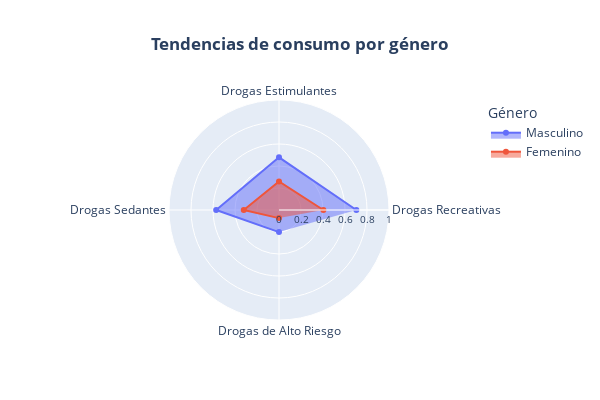

Notebook source saved alongside this figure:
### Code cell
categories1 = ['Drogas Recreativas', 'Drogas Estimulantes', 'Drogas Sedantes', 'Drogas de Alto Riesgo']

fig = go.Figure()

fig.add_trace(go.Scatterpolar(
    r=drugs_agg_gender1.iloc[1],
    theta = categories1,
    fill='toself',
    name='Masculino'
))

fig.add_trace(go.Scatterpolar(
    r=drugs_agg_gender1.iloc[0],
    theta = categories1,
    fill='toself',
    name='Femenino'
))

fig.update_layout(height=400, width=600)
fig.update_layout(polar=dict(radialaxis=dict(range=[0, 1], tickfont=dict(size=10))))
fig.update_layout(legend_title_text='Género')
fig.update_layout(
    title={
        'text': "<b style='text-align: center;'>Tendencias de consumo por género</b>",
        'x':0.5,
        'xanchor': 'center'
    }
)
fig.show()

### Figure 1 — Plotly figure (JSON) as saved in the notebook; plotly's stock layout.template omitted (floating-point values rounded to 4 significant figures)
{"data": [{"fill": "toself", "name": "Masculino", "r": [0.7032, 0.4787, 0.5713, 0.2011], "theta": ["Drogas Recreativas", "Drogas Estimulantes", "Drogas Sedantes", "Drogas de Alto Riesgo"], "type": "scatterpolar"}, {"fill": "toself", "name": "Femenino", "r": [0.4034, 0.2593, 0.3202, 0.07364], "theta": ["Drogas Recreativas", "Drogas Estimulantes", "Drogas Sedantes", "Drogas de Alto Riesgo"], "type": "scatterpolar"}], "layout": {"height": 400, "legend": {"title": {"text": "Género"}}, "polar": {"radialaxis": {"range": [0, 1], "tickfont": {"size": 10}}}, "title": {"text": "<b style='text-align: center;'>Tendencias de consumo por género</b>", "x": 0.5, "xanchor": "center"}, "width": 600}}
